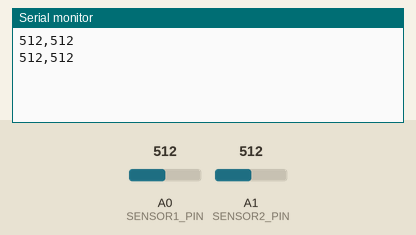
Simulated run of this sketch. Board: Arduino Uno, built with avr-gcc and run on an emulated ATmega328P. On the bench: the last lines printed to the serial monitor. Inputs (shaded band) come from the test bench; at power-on: A0 (SENSOR1_PIN) = 512, A1 (SENSOR2_PIN) = 512.

Above: at 1.8 s.
1.9 s: A0 (SENSOR1_PIN) set to 716
At 2.8 s:
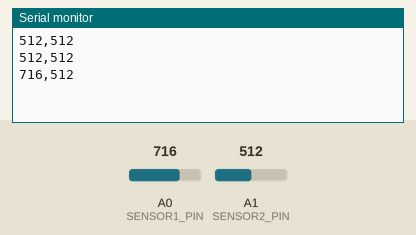
3.4 s: A1 (SENSOR2_PIN) set to 716
At 4.4 s:
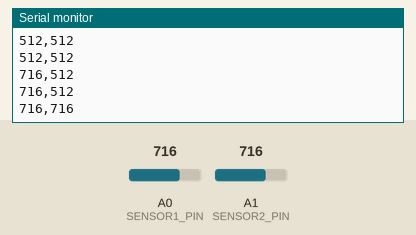
4.9 s: A0 (SENSOR1_PIN) set to 900
At 5.8 s:
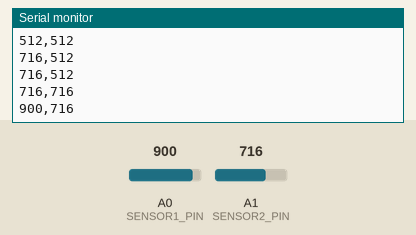
6.4 s: A1 (SENSOR2_PIN) set to 900
At 7.8 s:
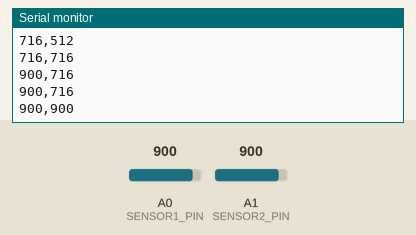
Timing chart, 0 to 8.9 s (numbered marks = the images above; inputs shaded):
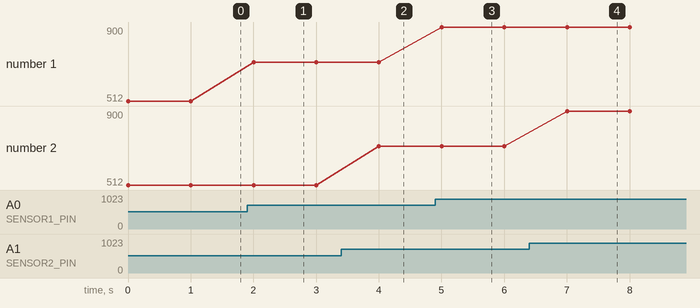

Measured:
- after the input at 1.9 s, the serial monitor: prints a new line after 0.10 s (image 1)
- after the input at 3.4 s, the serial monitor: prints a new line after 0.60 s (image 2)
- after the input at 4.9 s, the serial monitor: prints a new line after 0.10 s (image 3)
- after the input at 6.4 s, the serial monitor: prints a new line after 0.60 s (image 4)
- plotted number 1: 512 → 716 after the input at 1.9 s, 716 → 900 after the input at 4.9 s

The sketch:

data_logger.ino
```cpp
/*
  Project 10: Serial Sensor Data Logger
  Generic example: logs 2 analog sensors (change/add as needed)
  Sensor1 -> A0
  Sensor2 -> A1

  Sends CSV: sensor1,sensor2
  (Add more analogRead() lines / Serial.print() calls for more sensors)
*/

const int SENSOR1_PIN = A0;
const int SENSOR2_PIN = A1;

void setup() {
  Serial.begin(9600);
}

void loop() {
  int s1 = analogRead(SENSOR1_PIN);
  int s2 = analogRead(SENSOR2_PIN);

  Serial.print(s1);
  Serial.print(",");
  Serial.println(s2);

  delay(1000);
}
```
